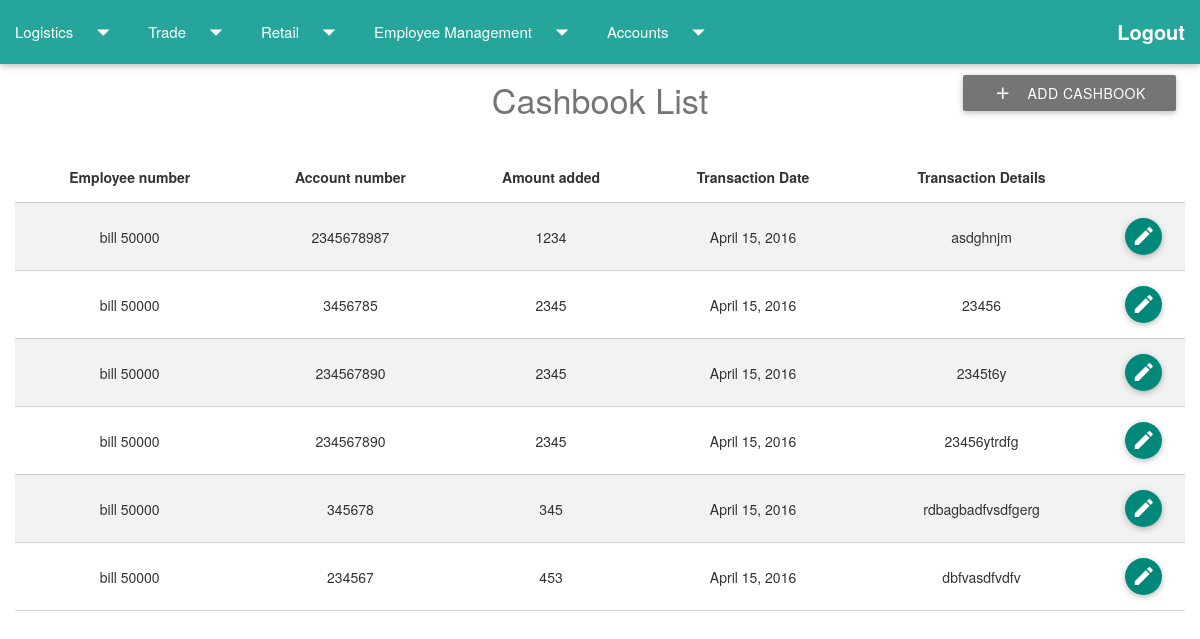
The app's page /homepage/accounts/viewcashbook/ (signed in) with its own data.
### accounts/models.py (models this page shows, shortened)
@python_2_unicode_compatible
class EmployeeCashBook (models.Model):
	employee_number = models.ForeignKey(Employee_Detail)
	account_number = models.ForeignKey(BankAccount)
	amount_added = models.IntegerField()
	transaction_date = models.DateField(default=datetime.date.today)
	transaction_details = models.TextField(blank=True)

@python_2_unicode_compatible
class BankAccount (models.Model):
	account_number = models.CharField(max_length=30,unique=True)
	account_holder = models.CharField(max_length=100,default='Company')
	bank = models.CharField(max_length=100)
	amount = models.PositiveIntegerField(default=0)
	def __str__ (self):
		return str(self.account_number)

### homepage/models.py (models this page shows)
class Employee_Detail(models.Model):
	user = models.ForeignKey(User)
	salary = models.IntegerField()
	cash_in_hand = models.IntegerField(default=0)
	def __str__(self):
		return str(self.user.username)+" "+str(self.salary)

### accounts/views.py (the view)
def show_employeecashbook_all(request):
    if request.user.is_authenticated() and request.user.groups.all()[0].id==2:
        cashbook = EmployeeCashBook.objects.all()
        return render(request, 'accounts/cashbook_list_all.html', {'cashbook': cashbook,'title':'Employee Cashbook'})
    else:
        return redirect(index)

### accounts/templates/accounts/cashbook_list_all.html (shortened to what this page needs)
{% extends 'logistics/firstpage.html' %}
{% block content %}
<div class="fixed-action-btn" style="top: 60px; right: 24px;">
    <a class="waves-effect waves-light btn grey darken-1" href="{% url 'cashbook_new_all' %}"><i class="material-icons left">add</i>Add Cashbook</a>
</div>
<div class="container-fluid">
    <div class="row">
        <h4 class="center-align headingcolour">Cashbook List</h4>
    </div>
    {% if cashbook %}
    <table class="striped centered bordered responsive-table">
        <thead>
            <tr>
                <th>Employee number</th>
                <th>Account number</th>
                <th>Amount added </th>
                <th>Transaction Date</th>
                <th>Transaction Details</th>
                <th></th>
            </tr>
        </thead>
        <tbody>
            {% for cash in cashbook %}
            <tr>
                <td>{{cash.employee_number}}</td>
                <td>{{cash.account_number}}</td>
                <td>{{cash.amount_added}}</td>
                <td>{{cash.transaction_date}}</td>
                <td>{{cash.transaction_details}}</td>
                <td>  <a href="{% url 'cashbook_edit_all' cashbookid=cash.id %}" class="btn-floating btn-small teal darken-1"><i class="small material-icons">mode_edit</i></a>
                </td>
            </tr>
            {% endfor %}
        </tbody>
    </table>
    {% else %}
    <p>No Results !</p>
    {% endif %}
</div>
{% endblock %}

### logistics/static/css/style.css (style rules this page uses)
.headingcolour { color: #757575; }
body { background: #ffffff; }

### records on screen
EmployeeCashBook: employee_number "bill 50000", account_number "2345678987", amount_added "1234", transaction_date "April 15, 2016", transaction_details "asdghnjm"
EmployeeCashBook: employee_number "bill 50000", account_number "3456785", amount_added "2345", transaction_date "April 15, 2016", transaction_details "23456"
EmployeeCashBook: employee_number "bill 50000", account_number "234567890", amount_added "2345", transaction_date "April 15, 2016", transaction_details "2345t6y"
EmployeeCashBook: employee_number "bill 50000", account_number "234567890", amount_added "2345", transaction_date "April 15, 2016", transaction_details "23456ytrdfg"
EmployeeCashBook: employee_number "bill 50000", account_number "345678", amount_added "345", transaction_date "April 15, 2016", transaction_details "rdbagbadfvsdfgerg"
EmployeeCashBook: employee_number "bill 50000", account_number "234567", amount_added "453", transaction_date "April 15, 2016", transaction_details "dbfvasdfvdfv"
